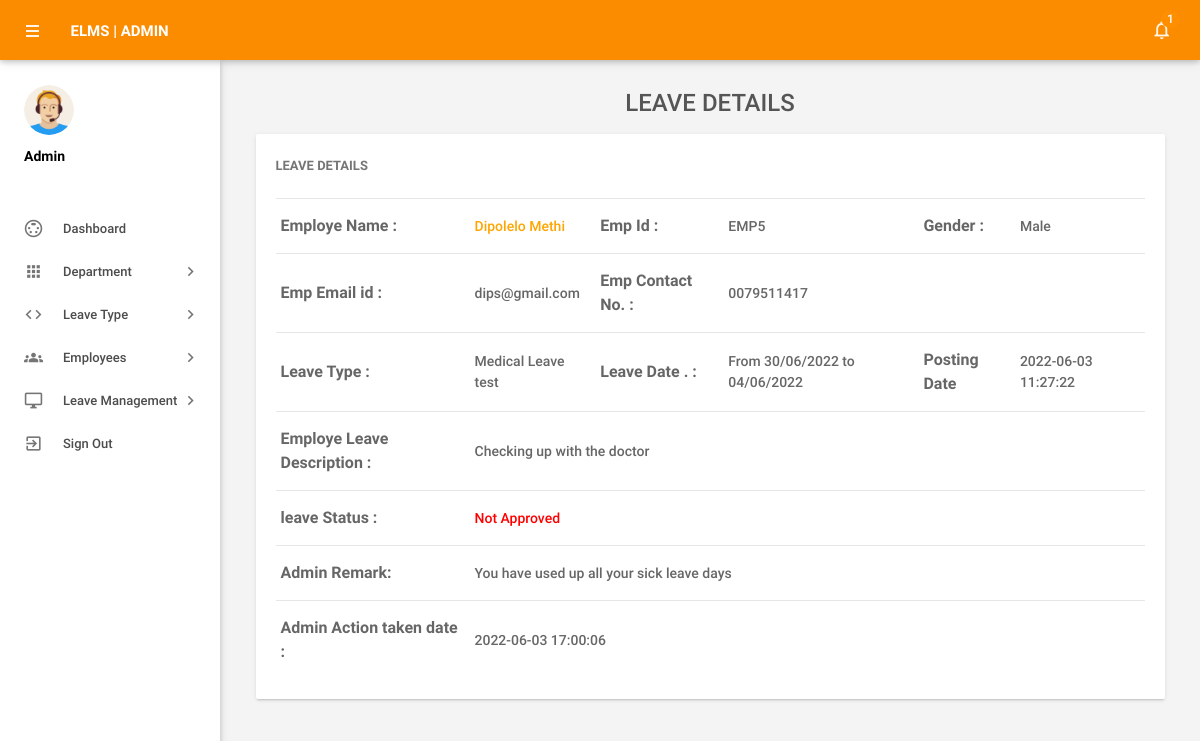
The app's page /admin/leave-details.php?leaveid=15 (signed in) with its own data.
### tables this page shows
CREATE TABLE `leaves` (
  `id` int(11) NOT NULL,
  `LeaveType` varchar(110) NOT NULL,
  `ToDate` varchar(120) NOT NULL,
  `FromDate` varchar(120) NOT NULL,
  `Description` mediumtext NOT NULL,
  `PostingDate` timestamp NOT NULL DEFAULT current_timestamp(),
  `AdminRemark` mediumtext DEFAULT NULL,
  `AdminRemarkDate` varchar(120) DEFAULT NULL,
  `Status` int(1) NOT NULL,
  `IsRead` int(1) NOT NULL,
  `empid` int(11) DEFAULT NULL
);

CREATE TABLE `employees` (
  `id` int(11) NOT NULL,
  `EmpId` varchar(100) NOT NULL,
  `FirstName` varchar(150) NOT NULL,
  `LastName` varchar(150) NOT NULL,
  `EmailId` varchar(200) NOT NULL,
  `Password` varchar(180) NOT NULL,
  `Gender` varchar(100) NOT NULL,
  `Dob` varchar(100) NOT NULL,
  `Department` varchar(255) NOT NULL,
  `Address` varchar(255) NOT NULL,
  `City` varchar(200) NOT NULL,
  `Country` varchar(150) NOT NULL,
  `Phonenumber` char(11) NOT NULL,
  `Status` int(1) NOT NULL,
  `RegDate` timestamp NOT NULL DEFAULT current_timestamp(),
  `RoleID` int(11) NOT NULL
);

### admin/leave-details.php (the view, shortened to what this page needs)
<?php
include('includes/config.php');
if(strlen($_SESSION['alogin'])==0)
    {
header('location:index.php');
}
else{
 ?>
<!DOCTYPE html>
<html lang="en">
    <head>
        <link type="text/css" rel="stylesheet" href="../assets/plugins/materialize/css/materialize.min.css"/>
        <link href="../assets/plugins/material-preloader/css/materialPreloader.min.css" rel="stylesheet">
        <link href="../assets/plugins/datatables/css/jquery.dataTables.min.css" rel="stylesheet">
                <link href="../assets/plugins/google-code-prettify/prettify.css" rel="stylesheet" type="text/css"/>
        <link href="../assets/css/alpha.min.css" rel="stylesheet" type="text/css"/>
        <link href="../assets/css/custom.css" rel="stylesheet" type="text/css"/>
    </head>
    <body>
       <?php include('includes/header.php');?>
       <?php include('includes/sidebar.php');?>
            <main class="mn-inner">
                <div class="row">
                    <div class="col s12">
                        <div class="page-title" style="font-size:24px;">Leave Details</div>
                    </div>
                    <div class="col s12 m12 l12">
                        <div class="card">
                            <div class="card-content">
                                <span class="card-title">Leave Details</span>
                                <table id="example" class="display responsive-table ">
                                    <tbody>
<?php
$lid=intval($_GET['leaveid']);
$sql = "SELECT leaves.id as lid,employees.FirstName,employees.LastName,employees.EmpId,employees.id,employees.Gender,employees.Phonenumber,employees.EmailId,leaves.LeaveType,leaves.ToDate,leaves.FromDate,leaves.Description,leaves.PostingDate,leaves.Status,leaves.AdminRemark,leaves.AdminRemarkDate from leaves join employees on leaves.empid=employees.id where leaves.id=:lid";
$query = $dbh -> prepare($sql);
$query->bindParam(':lid',$lid,PDO::PARAM_STR);
$query->execute();
$results=$query->fetchAll(PDO::FETCH_OBJ);
$cnt=1;
if($query->rowCount() > 0)
{
foreach($results as $result)
{
      ?>
                                        <tr>
                                            <td style="font-size:16px;"> <b>Employe Name :</b></td>
                                              <td><a href="editemployee.php?empid=<?php echo htmlentities($result->id);?>" target="_blank">
                                                <?php echo htmlentities($result->FirstName." ".$result->LastName);?></a></td>
                                              <td style="font-size:16px;"><b>Emp Id :</b></td>
                                              <td><?php echo htmlentities($result->EmpId);?></td>
                                              <td style="font-size:16px;"><b>Gender :</b></td>
                                              <td><?php echo htmlentities($result->Gender);?></td>
                                          </tr>
                                          <tr>
                                             <td style="font-size:16px;"><b>Emp Email id :</b></td>
                                            <td><?php echo htmlentities($result->EmailId);?></td>
                                             <td style="font-size:16px;"><b>Emp Contact No. :</b></td>
                                            <td><?php echo htmlentities($result->Phonenumber);?></td>
                                            <td>&nbsp;</td>
                                             <td>&nbsp;</td>
                                        </tr>
  <tr>
                                             <td style="font-size:16px;"><b>Leave Type :</b></td>
                                            <td><?php echo htmlentities($result->LeaveType);?></td>
                                             <td style="font-size:16px;"><b>Leave Date . :</b></td>
                                            <td>From <?php echo htmlentities($result->FromDate);?> to <?php echo htmlentities($result->ToDate);?></td>
                                            <td style="font-size:16px;"><b>Posting Date</b></td>
                                           <td><?php echo htmlentities($result->PostingDate);?></td>
                                        </tr>
<tr>
                                             <td style="font-size:16px;"><b>Employe Leave Description : </b></td>
                                            <td colspan="5"><?php echo htmlentities($result->Description);?></td>
                                        </tr>
<tr>
<td style="font-size:16px;"><b>leave Status :</b></td>
<td colspan="5"><?php $stats=$result->Status;
if($stats==1){
?>
<span style="color: green">Approved</span>
 <?php } if($stats==2)  { ?>
<span style="color: red">Not Approved</span>
<?php } if($stats==0)  { ?>
 <span style="color: blue">waiting for approval</span>
 <?php } ?>
</td>
</tr>
<tr>
<td style="font-size:16px;"><b>Admin Remark: </b></td>
<td colspan="5"><?php
if($result->AdminRemark==""){
  echo "waiting for Approval";
}
else{
echo htmlentities($result->AdminRemark);
}
?></td>
 </tr>
 <tr>
<td style="font-size:16px;"><b>Admin Action taken date : </b></td>
<td colspan="5"><?php
if($result->AdminRemarkDate==""){
  echo "NA";
}
else{
echo htmlentities($result->AdminRemarkDate);
}
?></td>
 </tr>
                                         <?php $cnt++;} }?>
                                    </tbody>
                                </table>
                            </div>
                        </div>
                    </div>
                </div>
            </main>
        </div>
        <div class="left-sidebar-hover"></div>
    </body>
</html>
<?php } ?>

### records on screen
leaves: employees.FirstName+LastName "Dipolelo Methi", employees.EmpId "EMP5", employees.Gender "Male", employees.EmailId "dips@gmail.com", employees.Phonenumber "0079511417", LeaveType "Medical Leave test", FromDate "30/06/2022", ToDate "04/06/2022", PostingDate "2022-06-03 11:27:22", Description "Checking up with the doctor", Status "Not Approved", AdminRemark "You have used up all your sick leave days", AdminRemarkDate "2022-06-03 17:00:06"

### other values on screen
$unreadcount "1"
